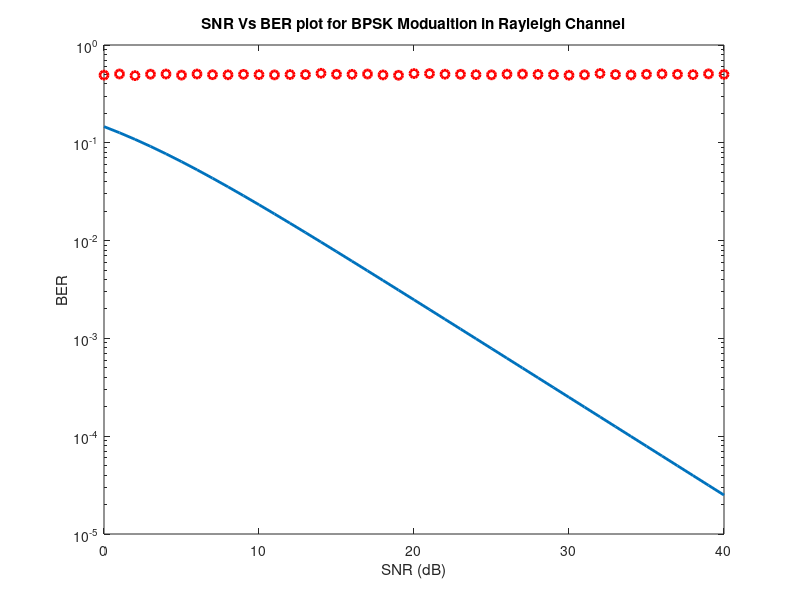

Reproduce this figure in MATLAB. (Note: this script raises an error after producing the figure.)
clear all;
 
format long;

% Frame Length
bit_count = 10000;

%Range of SNR over which to simulate
SNR = 0: 1: 40;

% Start the main calculation loop
for aa = 1: 1: length(SNR)
    
    % Initiate variables
    T_Errors = 0;
    T_bits = 0;
    
    % Keep going until you get 100 errors
    while T_Errors < 100
    
        % Generate some random bits
        uncoded_bits  = round(rand(1,bit_count));

        % BPSK modulator
        tx = -2*(uncoded_bits-0.5);
    
        % Noise variance
        N0 = 1/10^(SNR(aa)/10);
        
        % Rayleigh channel fading
        h = 1/sqrt(2)*[randn(1,length(tx)) + j*randn(1,length(tx))]; 

        % Send over Gaussian Link to the receiver
        rx = h.*tx + sqrt(N0/2)*(randn(1,length(tx))+i*randn(1,length(tx)));
        
%---------------------------------------------------------------

        % Equalization to remove fading effects. Ideal Equalization
        % Considered
        rx = rx./h;
        
        % BPSK demodulator at the Receiver
        rx2 = rx < 0;
    
        % Calculate Bit Errors
        diff = uncoded_bits - rx2;
        T_Errors = T_Errors + sum(abs(diff));
        T_bits = T_bits + length(uncoded_bits);
        
    end
    % Calculate Bit Error Rate
    BER(aa) = T_Errors / T_bits;
    disp(sprintf('bit error probability = %f',BER(aa)));

end
  
%------------------------------------------------------------

% Finally plot the BER Vs. SNR(dB) Curve on logarithmic scale 
% Calculate BER through Simulation

% Rayleigh Theoretical BER
SNRLin = 10.^(SNR/10);
theoryBer = 0.5.*(1-sqrt(SNRLin./(SNRLin+1)));

% Start Plotting
% Rayleigh Theoretical BER
figure(1);
semilogy(SNR,theoryBer,'-','LineWidth',2);
hold on;

% Simulated BER
figure(1);
semilogy(SNR,BER,'or','LineWidth',2);
hold on;
xlabel('SNR (dB)');
ylabel('BER');
title('SNR Vs BER plot for BPSK Modualtion in Rayleigh Channel');


% Theoretical BER
figure(1);
theoryBerAWGN = 0.5*erfc(sqrt(10.^(SNR/10)));
semilogy(SNR,theoryBerAWGN,'blad-','LineWidth',2);
legend('Rayleigh Theoretical','Rayleigh Simulated', 'AWGN Theoretical');
axis([0 40 10^-5 0.5]);
grid on;